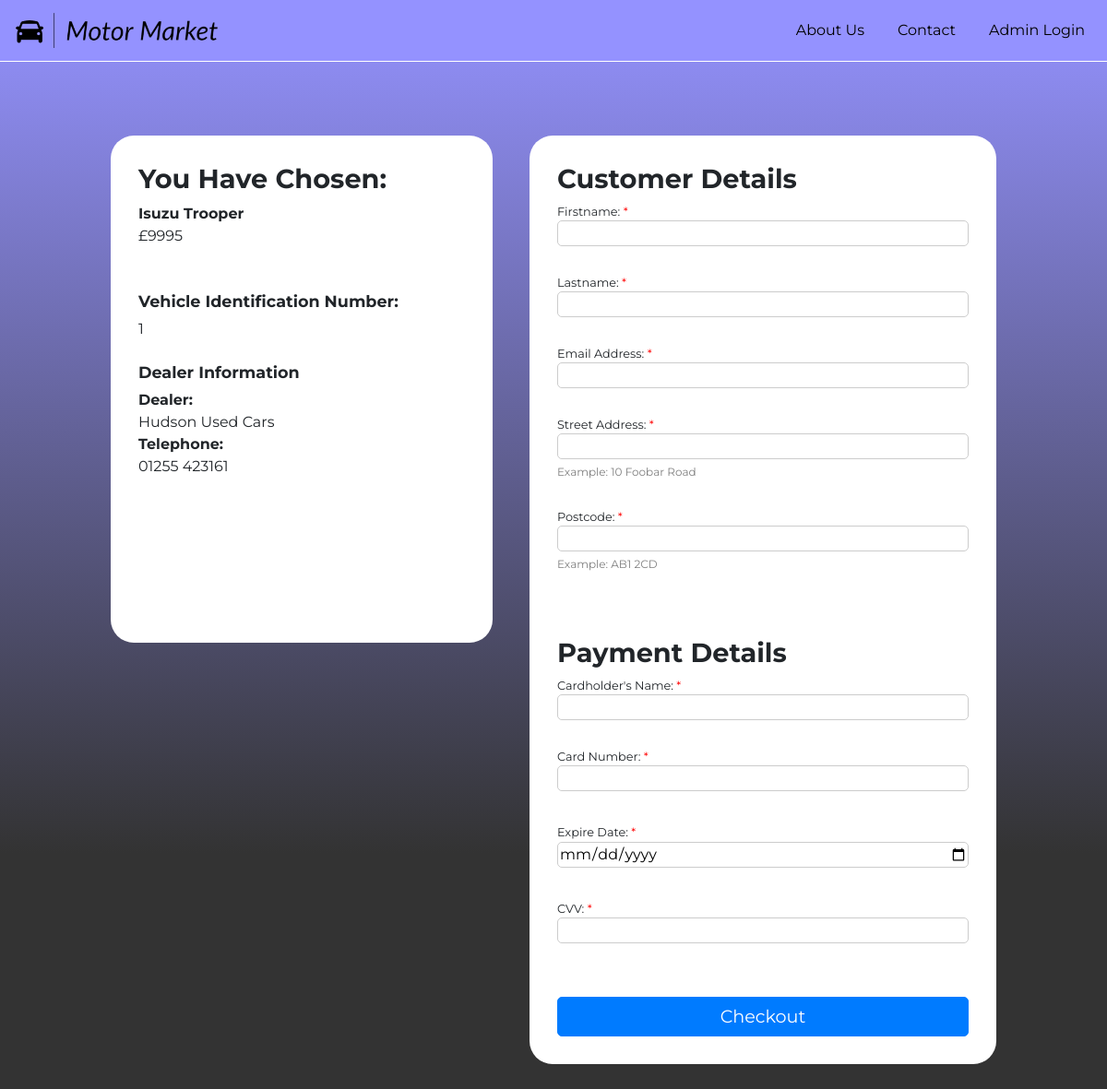
Page /purchase.php?carIndex=1 on the committed database.
### tables this page shows
CREATE TABLE cars (
  make varchar(10) default NULL,
  model varchar(15) default NULL,
  Reg varchar(1) default NULL,
  colour varchar(10) default NULL,
  miles varchar(6) default NULL,
  price int(11) default NULL,
  dealer varchar(50) default NULL,
  town varchar(20) default NULL,
  telephone varchar(15) default NULL,
  description varchar(30) default NULL,
  carIndex int(11) default NULL,
  region varchar(10) default NULL
);

### purchase.php (the view, shortened to what this page needs)
<!DOCTYPE html>
<html lang="en">
    <head>
        <link rel="stylesheet" href="style.css">
        <link rel="stylesheet" href="https://maxcdn.bootstrapcdn.com/bootstrap/4.5.2/css/bootstrap.min.css">
    </head>
    <body>
        <nav class="navbar navbar-expand-lg navbar-light">
            <a class="navbar-brand" href="index.html">
                <img src="images/logos/logo-black-small-transparent.png" alt="Logo">
            </a>
            <div class="collapse navbar-collapse" id="navbarNav">
                <ul class="navbar-nav ml-auto">
                    <li class="nav-item">
                        <a class="nav-link" href="about.html">About Us</a>
                    </li>
                    <li class="nav-item">
                        <a class="nav-link" href="contact.html">Contact</a>
                    </li>
                    <li class="nav-item">
                        <a class="nav-link" href="login.php">Admin Login</a>
                    </li>
                </ul>
            </div>
        </nav>
        <div class="purchase-container">
            <div class="purchase-car-info-wrapper">
                <h3>You Have Chosen:</h3>
                <?php
                    $servername = "localhost";
                    $username = "root";
                    $password = "";
                    $dbname = "cars";
                    if (isset($_GET['carIndex'])) {
                        $carIndex = $_GET['carIndex'];
                        $conn = new mysqli($servername, $username, $password, $dbname);
                        $sql = "SELECT make, model, price, dealer, telephone FROM cars WHERE carIndex = ?";
                        $stmt = $conn->prepare($sql);
                        $stmt->bind_param("i", $carIndex);
                        $stmt->execute();
                        $stmt->bind_result($make, $model, $price, $dealer, $telephone);
                        if ($stmt->fetch()) {
                            echo "<strong>$make $model</strong>";
                            echo "£$price<br><br><br>";
                            echo "<h4>Vehicle Identification Number:</h4>";
                            echo "$carIndex<br><br>";
                            echo "<h4>Dealer Information</h4>";
                            echo "<strong>Dealer:</strong> $dealer<br>";
                            echo "<strong>Telephone:</strong> $telephone<br>";
                        } else {
                            echo "Car not found.";
                        }
                    } else {
                        echo "Car index not provided.";
                    }
                ?>
            </div>
            <div class="purchase-customer-info-grid">
                <div class="purchase-customer-details-wrapper">
                <h3>Customer Details</h3>
                <form action="checkout.php?carIndex=<?php echo $carIndex; ?>" method="post" onsubmit="return validateForm()">
                    <div class="form-group">
                        <label for="firstname">Firstname: <span class="required">*</span></label>
                        <input type="text" id="firstname" name="firstname" required>
                    </div>
                    <div class="form-group">
                        <label for="lastname">Lastname: <span class="required">*</span></label>
                        <input type="text" id="lastname" name="lastname" required>
                    </div>
                    <div class="form-group">
                        <label for="email">Email Address: <span class="required">*</span></label>
                        <input type="email" id="email" name="email" required>
                    </div>
                    <div class="form-group">
                        <label for="street">Street Address: <span class="required">*</span></label>
                        <input type="text" id="street" name="street" required>
                        <div class="example-label">Example: 10 Foobar Road</div>
                    </div>
                    <div class="form-group">
                        <label for="postcode">Postcode: <span class="required">*</span></label>
                        <input type="text" id="postcode" name="postcode" required>
                        <div class="example-label">Example: AB1 2CD</div>
                    </div>
                </div>
                <div class="purchase-payment-details-wrapper">
                    <h3>Payment Details</h3>
                    <div class="form-group">
                        <label for="cardholder">Cardholder's Name: <span class="required">*</span></label>
                        <input type="text" id="cardholder" name="cardholder" required>
                    </div>
                    <div class="form-group">
                        <label for="cardnumber">Card Number: <span class="required">*</span></label>
                        <input type="text" id="cardnumber" name="cardnumber" required>
                    </div>
                    <div class="form-group">
                        <label for="expiredate">Expire Date: <span class="required">*</span></label>
                        <input type="date" id="expiredate" name="expiredate" required>
                    </div>
                    <div class="form-group">
                        <label for="cvv">CVV: <span class="required">*</span></label>
                        <input type="text" id="cvv" name="cvv" required>
                    </div>
                    <button class="btn btn-primary" type="submit">Checkout</button>
                </div>
            </div>
        </div>
    </body>
</html>

### style.css (style rules this page uses)
body { background: rgb(51,51,51); background: linear-gradient(0deg, rgba(51,51,51,1) 25%, rgba(148,146,255,1) 100%); min-height: 100vh; margin: 0px; color: #000; font-family: 'Montserrat', sans-serif !important; }
.navbar-brand { padding: 0; }
.navbar-brand img { height: 40px; }
.navbar { background: rgba(148,146,255,1); border-bottom: #FFF 1px solid; }
.navbar .navbar-brand, .navbar .navbar-nav .nav-link { color: black !important; }
.navbar-nav .nav-item { text-align: right !important; }
.nav-item { margin-left: 20px; }
.purchase-container { display: grid; grid-template-columns: 0.6fr 1.4fr; grid-template-rows: 1fr; gap: 0px 40px; grid-template-areas: ". ."; margin: 80px auto; width: 80%; }
.purchase-car-info-wrapper { display: flex; flex-direction: column; width: 100%; background-color: white; border-radius: 25px; padding: 30px; max-height: 550px; }
.purchase-customer-info-grid { display: grid; grid-template-columns: 1fr 1fr; grid-template-rows: 1fr; gap: 0px 40px; grid-template-areas: ". ."; background-color: white; border-radius: 25px; padding: 30px; }
.purchase-customer-details-wrapper { display: flex; flex-direction: column; width: 100%; }
.purchase-payment-details-wrapper { display: flex; flex-direction: column; width: 100%; }
.purchase-container h3 { font-size: 1.8rem; font-weight: bold; }
.purchase-car-info-wrapper h4 { font-size: 1.1rem; font-weight: bold; }
.purchase-payment-details-wrapper .btn { margin-top: 23px; font-size: 1.2rem; border-radius: 5px; }
@media screen and (max-width: 1500px) { .purchase-container { grid-template-columns: 0.9fr 1.1fr; } }
@media screen and (max-width: 1500px) { .purchase-customer-info-grid { grid-template-columns: 1fr; grid-template-rows: 1fr; gap: 40px 0px; grid-template-areas: "." "."; } }

### purchase.php (style rules this page uses)
.form-group { margin-bottom: 30px; }
.example-label { font-size: 12px; color: gray; margin-top: 5px; }
.form-group label { display: block; margin-bottom: 0px; font-size: 0.8rem; }
.form-group input { width: 100%; border-radius: 5px; border: 1px solid #ccc; }
.form-group .required { color: red; }

### rows in the picture
cars: make "Isuzu", model "Trooper", price "9995", dealer "Hudson Used Cars", telephone "01255 423161"

### other values in the picture
$carIndex "1"
